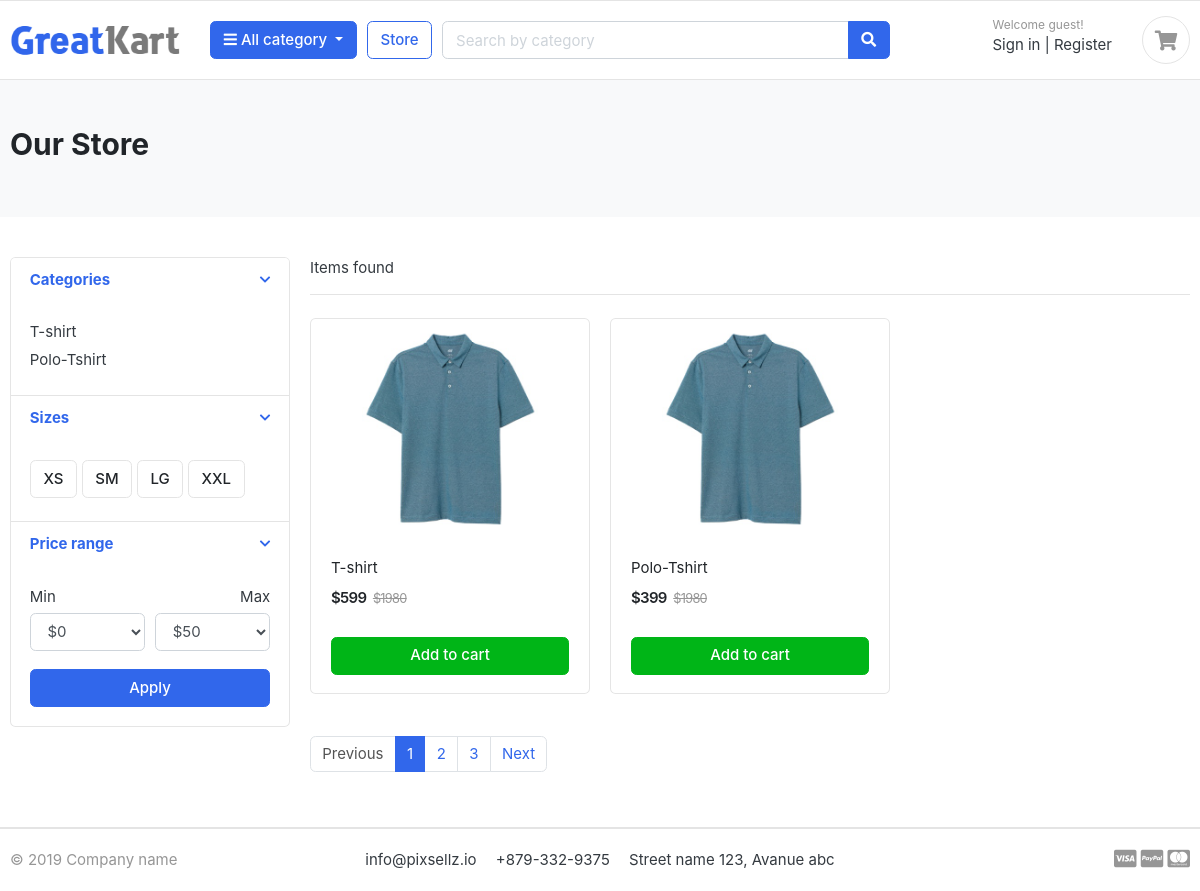
Screenshot of /store/category/fashion/ with the database file from the repository.
### store/models.py (models this page shows, shortened)
class Product(models.Model):
    product_name = models.CharField(max_length=200, unique=True)
    slug = models.SlugField(max_length=200, unique=True)
    description = models.TextField(max_length=500, blank=True)
    price = models.IntegerField()
    images = models.ImageField(upload_to='photos/products')
    stock = models.IntegerField()
    is_available = models.BooleanField(default=True)
    category = models.ForeignKey(Category, on_delete=models.CASCADE)
    created_date = models.DateTimeField(auto_now_add=True)
    modified_date = models.DateTimeField(auto_now=True)
    def get_url(self):
        return reverse('product_detail', args=[self.category.slug, self.slug])

### store/views.py (the view)
# urls.py: path('category/<slug:category_name>/', products_by_category, name='products_by_category'),
def products_by_category(request, category_name=None):
    category = get_object_or_404(Category, slug=category_name)
    products = Product.objects.filter(category=category)
    context = {
        'category': category,
        'products': products,
    }
    return render(request, 'products_by_category.html', context)

### templates/products_by_category.html (shortened to what this page needs)
{% extends 'base.html' %}
{% load static %}
{% block content %}
<section class="section-pagetop bg">
<div class="container">
	<h2 class="title-page">Our Store</h2>
</div>
</section>
<section class="section-content padding-y">
<div class="container">
<div class="row">
	<aside class="col-md-3">
<div class="card">
	<article class="filter-group">
		<header class="card-header">
			<a href="#" data-toggle="collapse" data-target="#collapse_1" aria-expanded="true" class="">
				<i class="icon-control fa fa-chevron-down"></i>
				<h6 class="title">Categories</h6>
			</a>
		</header>
		<div class="filter-content collapse show" id="collapse_1">
			<div class="card-body">
				<ul class="list-menu">
					{% for prd in products %}
					<li> {{prd.product_name }}</li>
					{% endfor %}
				</ul>
			</div>
		</div>
	</article>
	<article class="filter-group">
		<header class="card-header">
			<a href="#" data-toggle="collapse" data-target="#collapse_4" aria-expanded="true" class="">
				<i class="icon-control fa fa-chevron-down"></i>
				<h6 class="title">Sizes </h6>
			</a>
		</header>
		<div class="filter-content collapse show" id="collapse_4">
			<div class="card-body">
			  <label class="checkbox-btn">
			    <span class="btn btn-light"> XS </span>
			  </label>
			  <label class="checkbox-btn">
			    <span class="btn btn-light"> SM </span>
			  </label>
			  <label class="checkbox-btn">
			    <span class="btn btn-light"> LG </span>
			  </label>
			  <label class="checkbox-btn">
			    <span class="btn btn-light"> XXL </span>
			  </label>
		</div>
		</div>
	</article>
	<article class="filter-group">
		<header class="card-header">
			<a href="#" data-toggle="collapse" data-target="#collapse_3" aria-expanded="true" class="">
				<i class="icon-control fa fa-chevron-down"></i>
				<h6 class="title">Price range </h6>
			</a>
		</header>
		<div class="filter-content collapse show" id="collapse_3">
			<div class="card-body">
				<div class="form-row">
				<div class="form-group col-md-6">
				  <label>Min</label>
				  	<select class="mr-2 form-control">
						<option value="0">$0</option>
					</select>
				</div>
				<div class="form-group text-right col-md-6">
				  <label>Max</label>
				  	<select class="mr-2 form-control">
						<option value="50">$50</option>
					</select>
				</div>
				</div>
				<button class="btn btn-block btn-primary">Apply</button>
			</div>
		</div>
	</article>
</div>
	</aside>
	<main class="col-md-9">
<header class="border-bottom mb-4 pb-3">
		<div class="form-inline">
			<span class="mr-md-auto">{{ products_count }} Items found </span>
		</div>
</header>
<div class="row">
    {% for product in products %}
	<div class="col-md-4">
		<figure class="card card-product-grid">
			<div class="img-wrap">
				<a href="{{ product.get_url }}"><img src="{{ product.images.url }}"></a>
			</div>
			<figcaption class="info-wrap">
				<div class="fix-height">
					<a href="{{ product.get_url }}" class="title">{{ product.product_name }}</a>
					<div class="price-wrap mt-2">
						<span class="price">${{ product.price }}</span>
						<del class="price-old">$1980</del>
					</div>
				</div>
				<a href="{{ product.get_url }}" class="btn btn-block btn-success">Add to cart </a>
			</figcaption>
		</figure>
	</div>
    {% endfor %}
</div>
<nav class="mt-4" aria-label="Page navigation sample">
  <ul class="pagination">
    <li class="page-item disabled"><a class="page-link" href="#">Previous</a></li>
    <li class="page-item active"><a class="page-link" href="#">1</a></li>
    <li class="page-item"><a class="page-link" href="#">2</a></li>
    <li class="page-item"><a class="page-link" href="#">3</a></li>
    <li class="page-item"><a class="page-link" href="#">Next</a></li>
  </ul>
</nav>
	</main>
</div>
</div>
</section>
{% endblock %}

### static/css/ui.css (style rules this page uses)
html { font-family: "Inter", sans-serif; font-size: 15px; }
.img-wrap { text-align: center; display: block; }
.img-wrap img { max-width: 100%; }
.price-wrap { letter-spacing: -0.7px; }
.padding-y { padding-top: 40px; padding-bottom: 40px; }
figure { margin-bottom: 0; }
article:after, .form-group:after { display: block; clear: both; content: ""; }
.bg { background-color: #f8f9fa; }
.title-page { color: #212529; }
.btn-light { background-color: #fff; border-color: #e4e4e4; }
[class*=list-] li:after { visibility: hidden; display: block; content: ""; overflow: hidden; height: 0; clear: both; }
.list-menu { list-style: none; margin: 0; padding-left: 0; }
.list-menu li { margin-bottom: 5px; }
[class*=card-product] a.title { color: #212529; display: block; }
[class*=card-product] .img-wrap { overflow: hidden; position: relative; }
[class*=card-product] .img-wrap img { height: 100%; max-width: 100%; width: auto; display: inline-block; -o-object-fit: cover; object-fit: cover; }
.card-product-grid { margin-bottom: 20px; }
.card-product-grid .img-wrap { border-radius: 0.2rem 0.2rem 0 0; height: 220px; }
.card-product-grid .info-wrap { overflow: hidden; padding: 18px 20px; }
.card-product-grid .fix-height { height: 80px; overflow: hidden; }
.card .img-wrap { overflow: hidden; }
.price { font-weight: 600; color: #212529; }
.price-old { color: #969696; margin-left: 3px; font-size: 85%; }
.icon-control { margin-top: 5px; float: right; font-size: 80%; }
.card-header .title { margin-bottom: 0; line-height: 1.5; }
.filter-group { border-bottom: 1px solid #e4e4e4; }
.filter-group .card-header { border-bottom: 0; }
.filter-group:last-child { border-bottom: 0; }
.checkbox-btn { position: relative; }
.section-pagetop { padding: 45px 0; }

### rows the page displays
Product: product_name "T-shirt", images (picture), price "599"
Product: product_name "Polo-Tshirt", images (picture), price "399"
